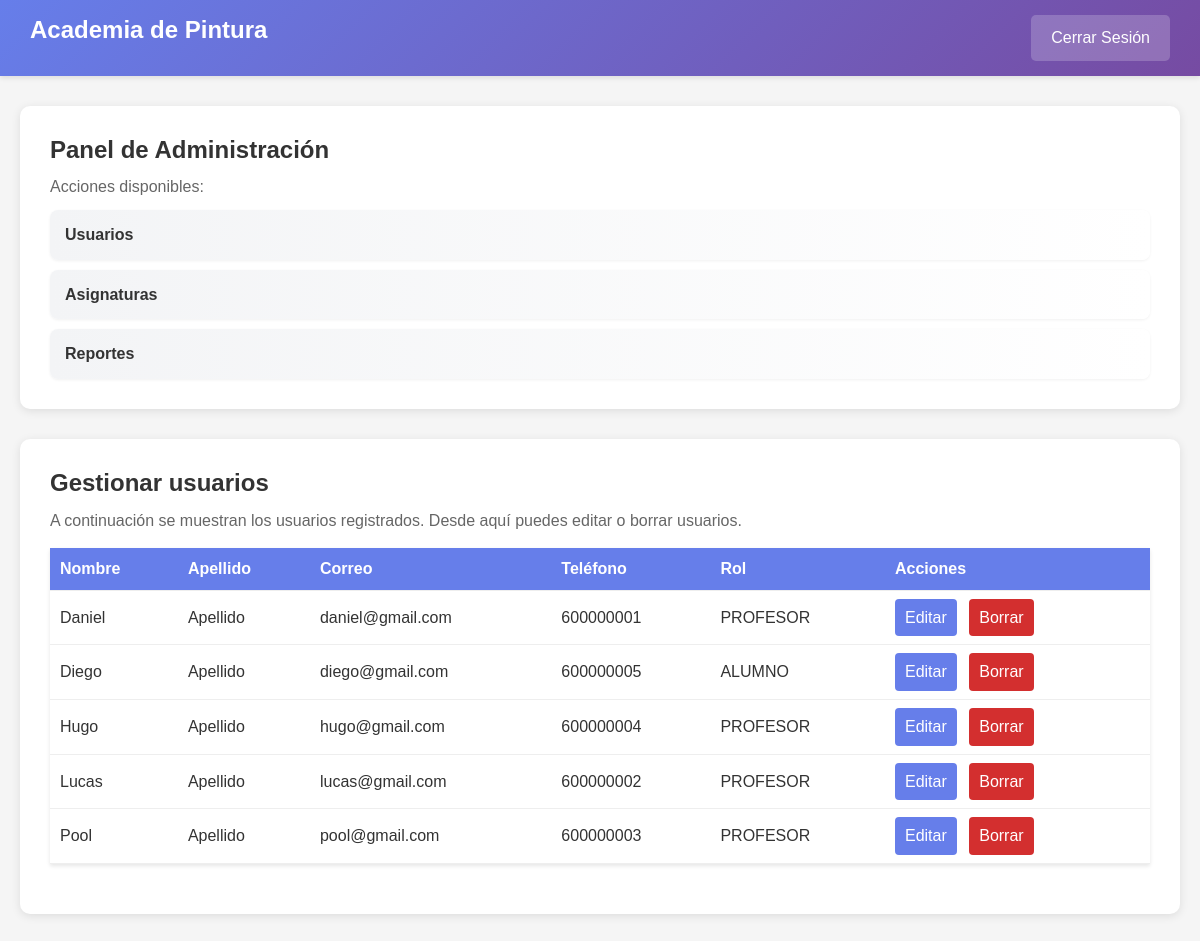
The page /php/Admin/usuarios.php (signed in) on the database as committed earlier.
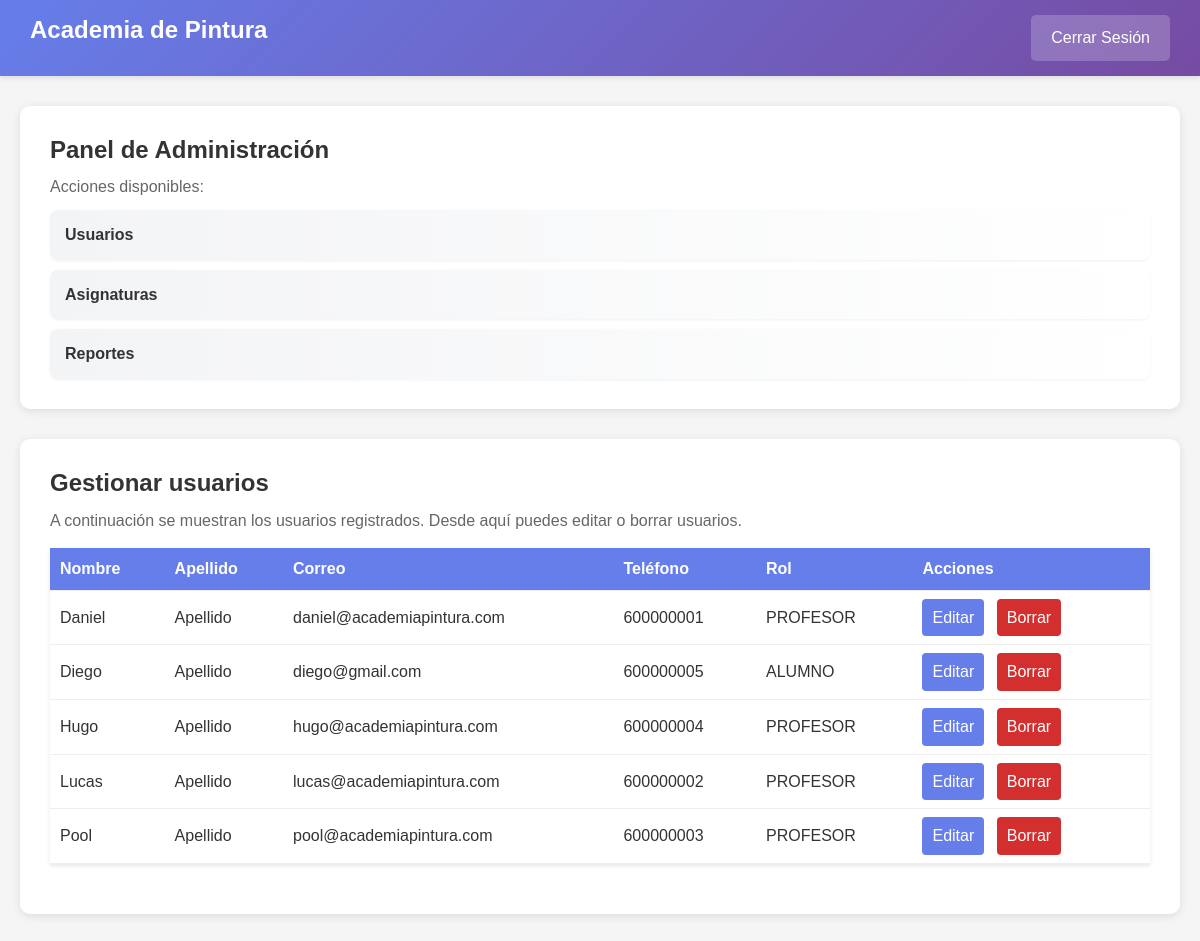
The same page on the database as committed later.
### tables this page shows
CREATE TABLE IF NOT EXISTS `usuarios` (
    `id_usuario` VARCHAR(20) PRIMARY KEY,
    `codigo_usuario` VARCHAR(20) UNIQUE NOT NULL CHECK (`codigo_usuario` LIKE 'USU-%'),
    `nombre` VARCHAR(100) NOT NULL,
    `apellido` VARCHAR(100) NOT NULL,
    `correo` VARCHAR(100) UNIQUE NOT NULL CHECK (`correo` LIKE '%@%.%'),
    `telefono` VARCHAR(15) NOT NULL CHECK (`telefono` REGEXP '^[0-9]{6,15}$'),
    `fecha_nacimiento` DATE,
    `direccion` TEXT,
    `estado` ENUM('Activo', 'Inactivo', 'Suspendido') DEFAULT 'Activo',
    `rol_codigo` VARCHAR(10) NOT NULL,
    `fecha_registro` TIMESTAMP DEFAULT CURRENT_TIMESTAMP,
    FOREIGN KEY (`rol_codigo`) REFERENCES `rol`(`codigo_rol`),
    CONSTRAINT chk_id_formato CHECK (`id_usuario` REGEXP '^[A-Z0-9-]+$')
);

CREATE TABLE IF NOT EXISTS `rol` (
    `codigo_rol` VARCHAR(10) PRIMARY KEY CHECK (`codigo_rol` IN ('ROL-PRO', 'ROL-ALU', 'ROL-ADM')),
    `nombre_rol` VARCHAR(20) NOT NULL UNIQUE CHECK (`nombre_rol` IN ('PROFESOR', 'ALUMNO', 'ADMIN'))
);

### php/Admin/usuarios.php (the view, shortened to what this page needs)
<?php
try {
    $conexion = getConexionPDO();
    $sql = "SELECT u.id_usuario, u.codigo_usuario, u.nombre, u.apellido, u.correo, u.telefono, u.rol_codigo, r.nombre_rol
            FROM usuarios u
            INNER JOIN rol r ON u.rol_codigo = r.codigo_rol
            WHERE u.rol_codigo <> 'ROL-ADM'
            ORDER BY u.nombre, u.apellido";
    $stmt = $conexion->prepare($sql);
    $stmt->execute();
    $usuarios = $stmt->fetchAll(PDO::FETCH_ASSOC);
} catch (Exception $e) {
    $usuarios = [];
}
?>
<!DOCTYPE html>
<html lang="es">
<head>
    <link rel="stylesheet" href="../../css/estilos.css">
</head>
<body>
<?php include '../panel/panel.php'; ?>
<div class="container">
    <div class="welcome">
        <h2>Gestionar usuarios</h2>
        <p>A continuación se muestran los usuarios registrados. Desde aquí puedes editar o borrar usuarios.</p>
        <table class="users">
            <thead>
                <tr>
                    <th>Nombre</th>
                    <th>Apellido</th>
                    <th>Correo</th>
                    <th>Teléfono</th>
                    <th>Rol</th>
                    <th>Acciones</th>
                </tr>
            </thead>
            <tbody>
                <?php if (empty($usuarios)): ?>
                    <tr><td colspan="6">No hay usuarios registrados.</td></tr>
                <?php else: ?>
                    <?php foreach ($usuarios as $u): ?>
                        <tr>
                            <td><?php echo htmlspecialchars($u['nombre']); ?></td>
                            <td><?php echo htmlspecialchars($u['apellido']); ?></td>
                            <td><?php echo htmlspecialchars($u['correo']); ?></td>
                            <td><?php echo htmlspecialchars($u['telefono']); ?></td>
                            <td><?php echo htmlspecialchars($u['nombre_rol']); ?></td>
                            <td class="actions">
                                <a class="small-btn" href="editar_usuario.php?id=<?php echo urlencode($u['id_usuario']); ?>">Editar</a>
                                <a class="small-btn danger" href="borrar_usuario.php?id=<?php echo urlencode($u['id_usuario']); ?>">Borrar</a>
                            </td>
                        </tr>
                    <?php endforeach; ?>
                <?php endif; ?>
            </tbody>
        </table>
    </div>
</div>
</body>
</html>

Rows that differ between the two databases and show on the page:
changed usuarios "Daniel": correo "daniel@gmail.com" → "daniel@academiapintura.com"
changed usuarios "Hugo": correo "hugo@gmail.com" → "hugo@academiapintura.com"
changed usuarios "Lucas": correo "lucas@gmail.com" → "lucas@academiapintura.com"
changed usuarios "Pool": correo "pool@gmail.com" → "pool@academiapintura.com"
